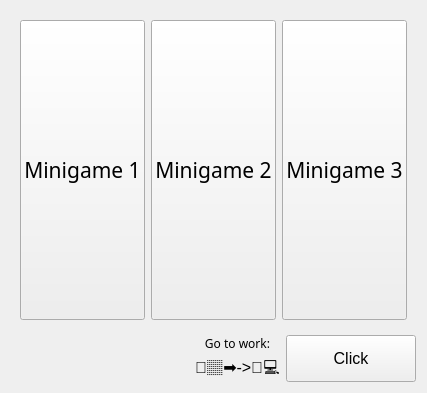
         <widget class="QWidget" name="homeWidget">
          <layout class="QGridLayout" name="gridLayout_2">
           <item row="0" column="0">
            <widget class="QWidget" name="widget_11" native="true">
             <layout class="QHBoxLayout" name="horizontalLayout_7">
              <item>
               <widget class="QPushButton" name="homeMinigame1_Button">
                <property name="minimumSize">
                 <size>
                  <width>0</width>
                  <height>300</height>
                 </size>
                </property>
                <property name="font">
                 <font>
                  <family>Segoe Script</family>
                  <pointsize>16</pointsize>
                 </font>
                </property>
                <property name="text">
                 <string>Minigame 1</string>
                </property>
               </widget>
              </item>
              <item>
               <widget class="QPushButton" name="homeMinigame2_Button">
                <property name="minimumSize">
                 <size>
                  <width>0</width>
                  <height>300</height>
                 </size>
                </property>
                <property name="font">
                 <font>
                  <family>Segoe Script</family>
                  <pointsize>16</pointsize>
                 </font>
                </property>
                <property name="text">
                 <string>Minigame 2</string>
                </property>
               </widget>
              </item>
              <item>
               <widget class="QPushButton" name="homeMinigame3_Button">
                <property name="minimumSize">
                 <size>
                  <width>0</width>
                  <height>300</height>
                 </size>
                </property>
                <property name="font">
                 <font>
                  <family>Segoe Script</family>
                  <pointsize>16</pointsize>
                 </font>
                </property>
                <property name="text">
                 <string>Minigame 3</string>
                </property>
               </widget>
              </item>
             </layout>
            </widget>
           </item>
           <item row="1" column="0">
            <widget class="QWidget" name="widget_10" native="true">
             <property name="maximumSize">
              <size>
               <width>16777215</width>
               <height>50</height>
              </size>
             </property>
             <property name="layoutDirection">
              <enum>Qt::LayoutDirection::RightToLeft</enum>
             </property>
             <layout class="QHBoxLayout" name="horizontalLayout_6">
              <property name="leftMargin">
               <number>0</number>
              </property>
              <property name="topMargin">
               <number>0</number>
              </property>
              <property name="rightMargin">
               <number>0</number>
              </property>
              <property name="bottomMargin">
               <number>0</number>
              </property>
              <item>
               <widget class="QPushButton" name="workButton">
                <property name="minimumSize">
                 <size>
                  <width>130</width>
                  <height>0</height>
                 </size>
                </property>
                <property name="maximumSize">
                 <size>
                  <width>300</width>
                  <height>50</height>
                 </size>
                </property>
                <property name="font">
                 <font>
                  <pointsize>12</pointsize>
                 </font>
                </property>
                <property name="text">
                 <string>Click</string>
                </property>
               </widget>
              </item>
              <item>
               <widget class="QWidget" name="widget_12" native="true">
                <layout class="QVBoxLayout" name="verticalLayout_6">
                 <property name="leftMargin">
                  <number>0</number>
                 </property>
                 <property name="topMargin">
                  <number>0</number>
                 </property>
                 <property name="rightMargin">
                  <number>0</number>
                 </property>
                 <property name="bottomMargin">
                  <number>0</number>
                 </property>
                 <item>
                  <widget class="QLabel" name="label_5">
                   <property name="maximumSize">
                    <size>
                     <width>16777215</width>
                     <height>16</height>
                    </size>
                   </property>
                   <property name="font">
                    <font>
                     <family>Segoe Print</family>
                    </font>
                   </property>
                   <property name="text">
                    <string>Go to work:</string>
                   </property>
                   <property name="alignment">
                    <set>Qt::AlignmentFlag::AlignCenter</set>
                   </property>
                  </widget>
                 </item>
                 <item>
                  <widget class="QLabel" name="label_4">
                   <property name="maximumSize">
                    <size>
                     <width>100</width>
                     <height>25</height>
                    </size>
                   </property>
                   <property name="font">
                    <font>
                     <pointsize>12</pointsize>
                    </font>
                   </property>
                   <property name="text">
                    <string>🏃🏽‍➡️-&gt;🧑‍💻</string>
                   </property>
                   <property name="alignment">
                    <set>Qt::AlignmentFlag::AlignCenter</set>
                   </property>
                  </widget>
                 </item>
                </layout>
               </widget>
              </item>
              <item>
               <spacer name="horizontalSpacer">
                <property name="orientation">
                 <enum>Qt::Orientation::Horizontal</enum>
                </property>
                <property name="sizeHint" stdset="0">
                 <size>
                  <width>40</width>
                  <height>20</height>
                 </size>
                </property>
               </spacer>
              </item>
             </layout>
            </widget>
           </item>
          </layout>
         </widget>
